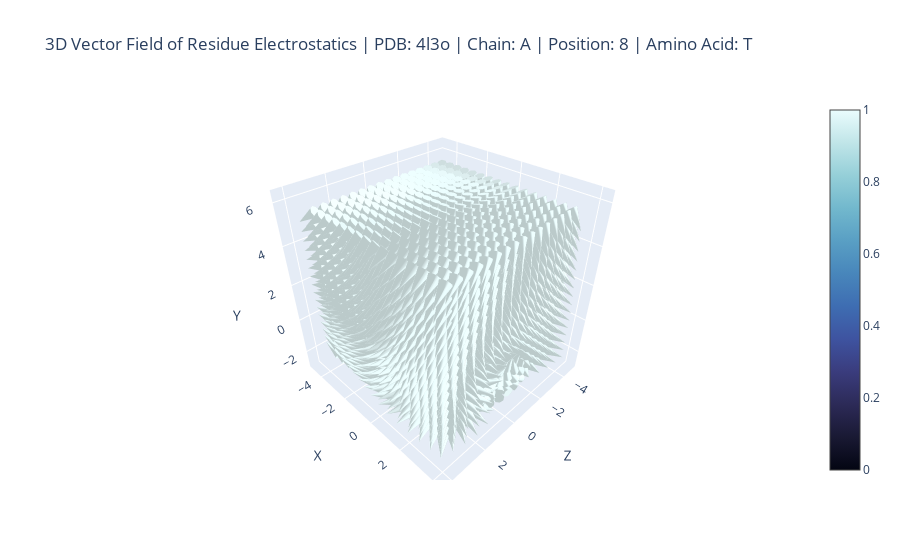
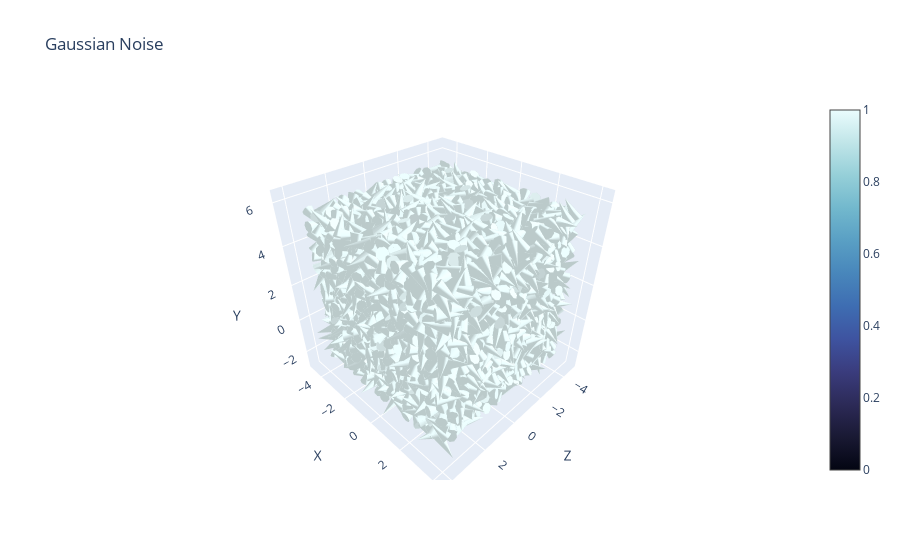

These figures' notebook cell, in order:
### Code cell
# choose a residue, extract its voxel vector field, and print its AA
resi = 8
voxel_vectors = fields[0,resi,:,:,:,:] # Vx,Vy,Vz,3
aa = lbl_2_aa(L[0,resi])
pdb = sample[:4]
chain = sample[5]
plot_voxel(voxel_vectors, voxel_dims, f"3D Vector Field of Residue Electrostatics | PDB: {pdb} | Chain: {chain} | Position: {resi} | Amino Acid: {aa}")

# also show noise
noise = torch.randn_like(voxel_vectors)
noise_norm = torch.linalg.vector_norm(noise, dim=0, keepdim=True)
noise = noise / noise_norm.masked_fill(noise_norm==0,1)
plot_voxel(noise, voxel_dims, "Gaussian Noise")

### Figure 1 — Plotly figure (JSON) as saved in the notebook; plotly's stock layout.template omitted (floating-point values rounded to 4 significant figures; data arrays with more than 128 entries replaced by an {"elided": "..."} marker saying what was removed)
{"data": [{"cmax": 1.0, "cmin": 0, "colorscale": [[0, "rgb(3, 5, 18)"], [0.09091, "rgb(25, 25, 51)"], [0.1818, "rgb(44, 42, 87)"], [0.2727, "rgb(58, 60, 125)"], [0.3636, "rgb(62, 83, 160)"], [0.4545, "rgb(62, 109, 178)"], [0.5455, "rgb(72, 134, 187)"], [0.6364, "rgb(89, 159, 196)"], [0.7273, "rgb(114, 184, 205)"], [0.8182, "rgb(149, 207, 216)"], [0.9091, "rgb(192, 229, 232)"], [1, "rgb(234, 252, 253)"]], "opacity": 1, "showscale": true, "sizemode": "raw", "sizeref": 1, "type": "cone", "u": {"elided": "4096 float values"}, "v": {"elided": "4096 float values"}, "w": {"elided": "4096 float values"}, "x": {"elided": "4096 float values"}, "y": {"elided": "4096 float values"}, "z": {"elided": "4096 float values"}}], "layout": {"scene": {"aspectmode": "data", "camera": {"center": {"x": 0, "y": 0, "z": 0}, "eye": {"x": 1.25, "y": 1.25, "z": 1.25}, "up": {"x": 0, "y": 1, "z": 0}}, "xaxis": {"title": {"text": "X"}}, "yaxis": {"title": {"text": "Y"}}, "zaxis": {"title": {"text": "Z"}}}, "title": {"text": "3D Vector Field of Residue Electrostatics | PDB: 4l3o | Chain: A | Position: 8 | Amino Acid: T"}}}

### Figure 2 — Plotly figure (JSON) as saved in the notebook; plotly's stock layout.template omitted (floating-point values rounded to 4 significant figures; data arrays with more than 128 entries replaced by an {"elided": "..."} marker saying what was removed)
{"data": [{"cmax": 1.0, "cmin": 0, "colorscale": [[0, "rgb(3, 5, 18)"], [0.09091, "rgb(25, 25, 51)"], [0.1818, "rgb(44, 42, 87)"], [0.2727, "rgb(58, 60, 125)"], [0.3636, "rgb(62, 83, 160)"], [0.4545, "rgb(62, 109, 178)"], [0.5455, "rgb(72, 134, 187)"], [0.6364, "rgb(89, 159, 196)"], [0.7273, "rgb(114, 184, 205)"], [0.8182, "rgb(149, 207, 216)"], [0.9091, "rgb(192, 229, 232)"], [1, "rgb(234, 252, 253)"]], "opacity": 1, "showscale": true, "sizemode": "raw", "sizeref": 1, "type": "cone", "u": {"elided": "4096 float values"}, "v": {"elided": "4096 float values"}, "w": {"elided": "4096 float values"}, "x": {"elided": "4096 float values"}, "y": {"elided": "4096 float values"}, "z": {"elided": "4096 float values"}}], "layout": {"scene": {"aspectmode": "data", "camera": {"center": {"x": 0, "y": 0, "z": 0}, "eye": {"x": 1.25, "y": 1.25, "z": 1.25}, "up": {"x": 0, "y": 1, "z": 0}}, "xaxis": {"title": {"text": "X"}}, "yaxis": {"title": {"text": "Y"}}, "zaxis": {"title": {"text": "Z"}}}, "title": {"text": "Gaussian Noise"}}}
